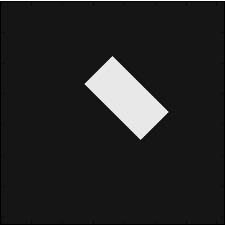
#> input picture pset-2/initial_images/rectangle.jpg, 225 x 225 px
$ python ProblemSetTwo4.py   (older library calls are emulated)
#> lines starting #> are read from the running program, lines starting #| are printed output that depends on the picture
import cv2
import numpy as np
import matplotlib.pyplot as plt
from scipy import misc
from scipy import ndimage as nd

# Problem 4: Edge Detection

## Create 1D Sobel filters
sobel_d = np.array([-1,0,1])
sobel_s = np.array([1,2,1])

## Read in the image
rect = misc.imread('initial_images/rectangle.jpg',flatten=1)
#> rect: shape (225, 225) float32; min 0, max 255, mean 34.8

## Define image filter
def imfilter(img, h, v, mode):
  first = component_process(img,h,mode,1)
  second = component_process(first,v,mode,0)
  return second

## Define filter sub-component
def component_process(img, h, mode, axisval):
#> called with h = array of shape (3,), mode = 'zero', axisval = 1
  if mode == 'zero':
    valset = 0.0
    modeset = 'constant'
  elif mode == 'constant':
    valset = 1.0
    modeset = 'constant'
  elif mode == 'clamp':
    modeset = 'nearest'
    valset = 0.0
  elif mode == 'wrap':
    modeset = 'wrap'
    valset = 0.0
  else:
    valset = 0.0
    modeset = 'constant'
  process = nd.filters.convolve1d(img, h, axis=axisval, mode=modeset, cval=valset, origin=0)
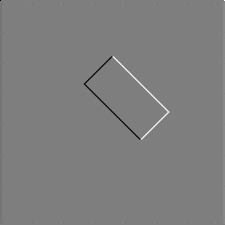
#> process: shape (225, 225) float32; min -253, max 255, mean 0; drawn with min black and max white
  return process

## Use imfilter to process images

### Sobel Operator: X Direction
sobelimg_x = imfilter(rect, sobel_d, sobel_s, 'zero')

### Sobel Operator: Y Direction
sobelimg_y = imfilter(rect, sobel_s, sobel_d, 'zero')

## Composite both X-direction and Y-direction sobel passes
sobelimg = np.hypot(sobelimg_x, sobelimg_y)
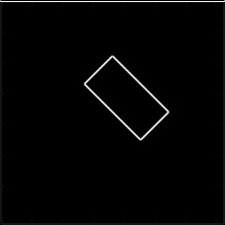
#> sobelimg: shape (225, 225) float32; min 0, max 978.3, mean 15.3; drawn with min black and max white

## Save Result
cv2.imwrite('generated_images/edges.jpg', sobelimg)
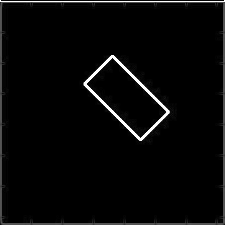
#> saved as edges.jpg: shape (225, 225); min 0, max 255, mean 7.8
